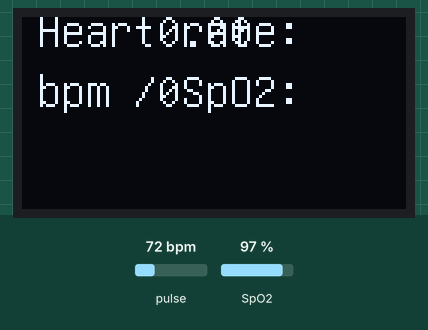
Bench run of a sketch on a simulated Arduino Uno, built with avr-gcc and run on an emulated ATmega328P. Shown: 128×64 one-colour display. The test bench sets the inputs (shaded band); at power-on: pulse 72 bpm, SpO2 97 %. What the sketch prints to the serial monitor is not drawn.

Above: at 0.3 s.
At 7.2 s:
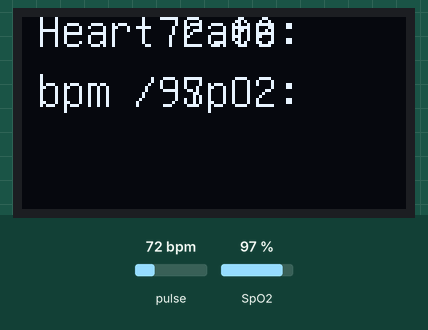

The sketch:

HeartRate.ino
```cpp
#include "U8glib.h"
#include "MAX30100_PulseOximeter.h"
#include <Wire.h>
#include <SoftwareSerial.h>

#define REPORTING_PERIOD_MS     1000
#define RX 3
#define TX 2
SoftwareSerial BT(TX, RX);

PulseOximeter pox;
uint32_t tsLastReport = 0;

U8GLIB_SSD1306_128X64 u8g(U8G_I2C_OPT_NONE);

void onBeatDetected()
{
  Serial.println("Beat!");
}

void setup() {
  Serial.begin(115200);  // 오류나면 9600으로 수정
  BT.begin(115200);
  Serial.begin(115200);
  Serial.print("Initializing pulse oximeter..");

  // Initialize the PulseOximeter instance
  // Failures are generally due to an improper I2C wiring, missing power supply
  // or wrong target chip
  if (!pox.begin()) {
    Serial.println("FAILED");
    for (;;);
  } else {
    Serial.println("SUCCESS");
  }

  // The default current for the IR LED is 50mA and it could be changed
  //   by uncommenting the following line. Check MAX30100_Registers.h for all the
  //   available options. --값 잘 안나오면 MAX30100_Registers.h 확인, 50MA를 11AM로 수정
  // pox.setIRLedCurrent(MAX30100_LED_CURR_7_6MA);

  // Register a callback for the beat detection
  pox.setOnBeatDetectedCallback(onBeatDetected);
}

void loop() {
   pox.update();

   //시리얼 출력용
   if (millis() - tsLastReport > REPORTING_PERIOD_MS) {
        Serial.print("Heart rate:");
        Serial.print(pox.getHeartRate());
        Serial.print("bpm / SpO2:");
        Serial.print(pox.getSpO2());
        Serial.println("%");

        tsLastReport = millis();
    }

  //블루투스 값 전달
  BT.println(pox.getHeartRate());
  BT.println(pox.getSpO2());

  //화면 출력
  u8g.firstPage();
  do {
    u8g.setFont(u8g_font_unifont);
    u8g.setPrintPos(5, 10); //setPrintPos(x좌표, y좌표) 글씨 겹치면 수정
    u8g.print("Heart rate:");
    u8g.setPrintPos(45, 10);
    u8g.print(pox.getHeartRate());
    u8g.drawStr(5, 30, "bpm / SpO2:");
    u8g.setPrintPos(45, 30);
    u8g.print(pox.getSpO2());
    // u8g.print("%"); // % 추가, 앞에 내용 정상출력되면 위치 적당히 변경
  } while (u8g.nextPage());
  delay(2000);
}
```

Measured:
- what the display in image 0 shows lasts 6.8 s, from 0.3 s to 7.1 s
